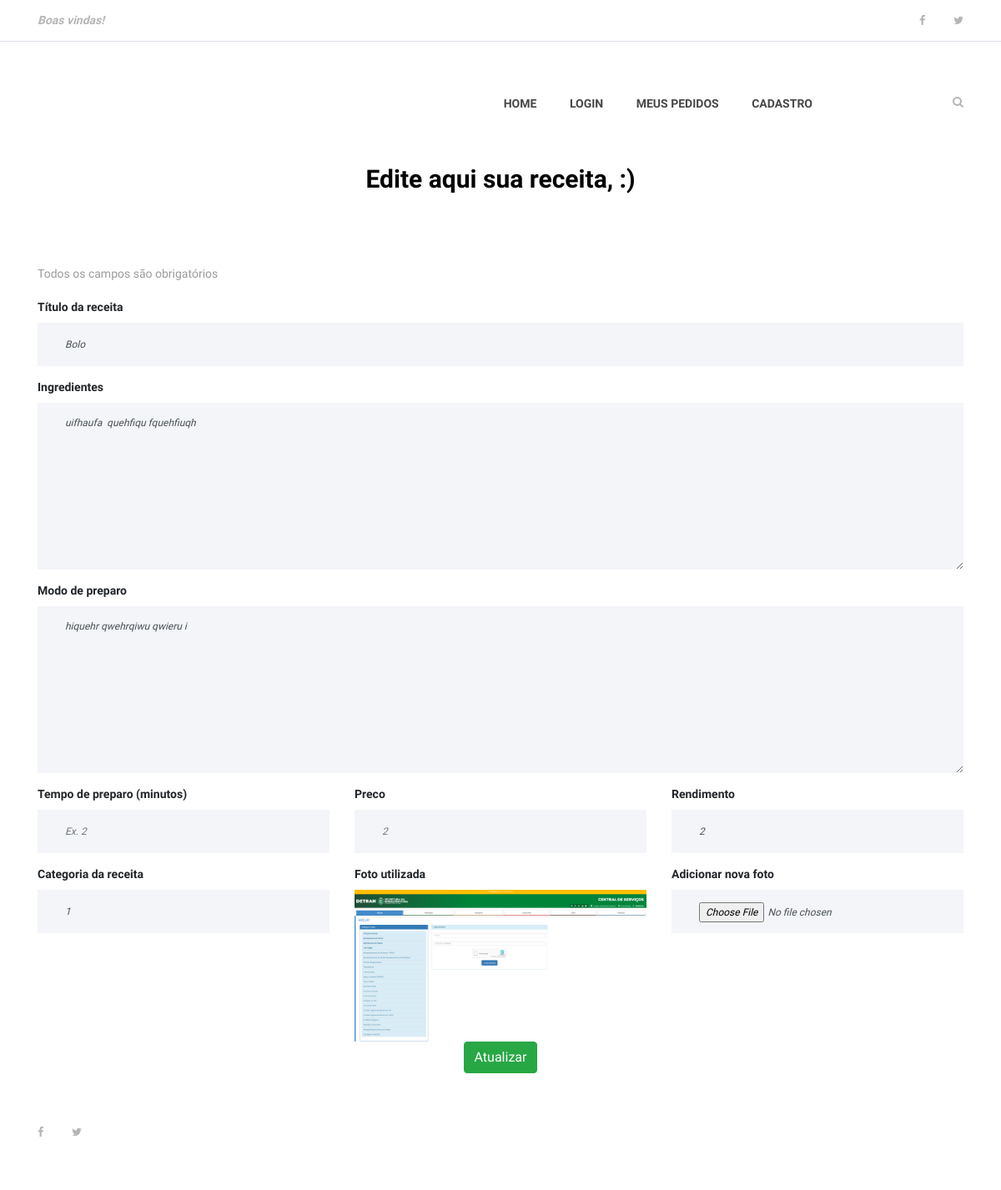
The page /users/edita/2/receita on the database as committed earlier.
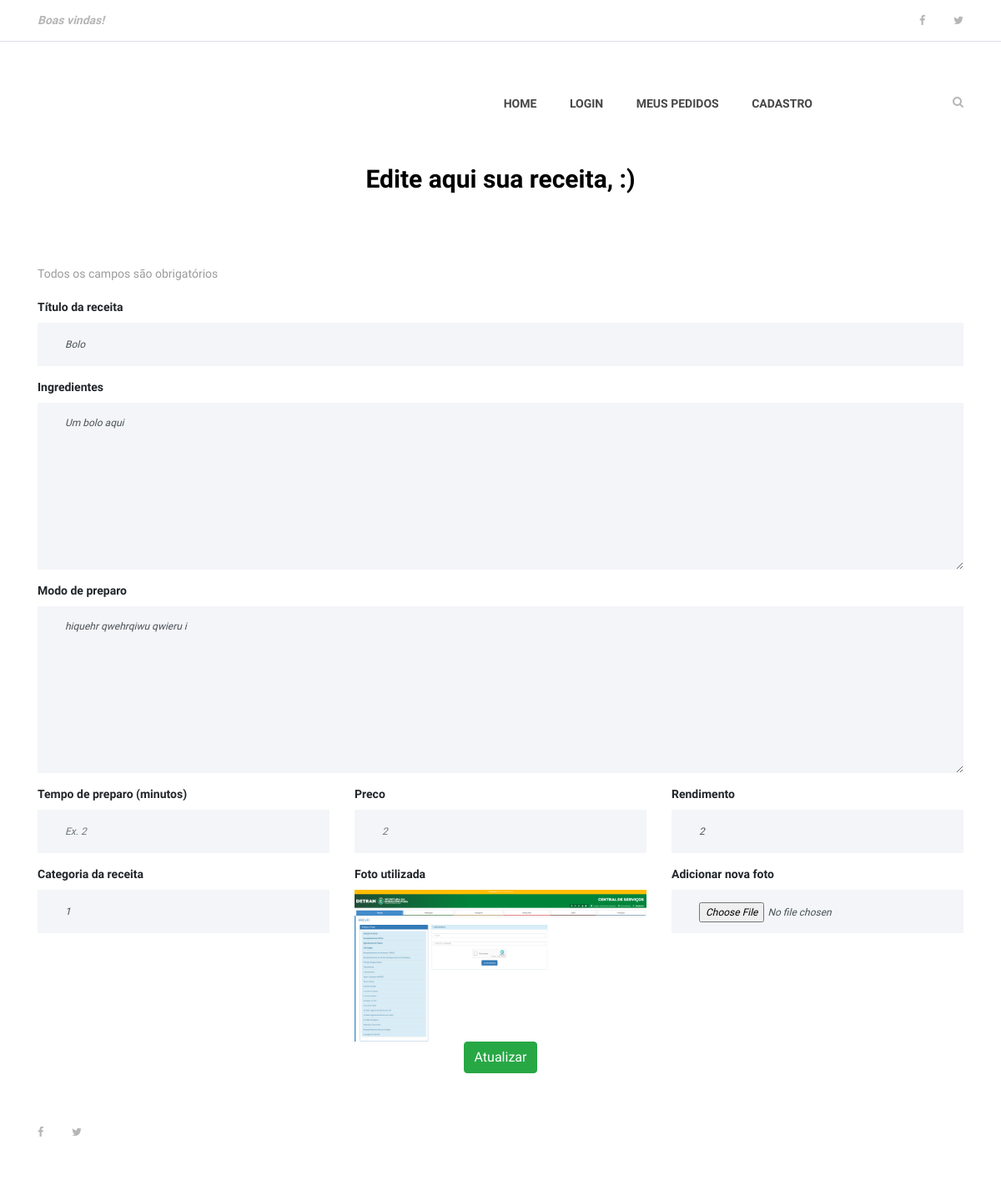
The same page on the database as committed later.
### receitas/models.py (models this page shows, shortened)
class Receita(models.Model):
    nome_receita = models.CharField(max_length=255)
    ingredientes = models.TextField()
    modo_de_preparo = models.TextField()
    tempo_preparo = models.IntegerField()
    rendimento = models.CharField(max_length=100)
    categoria = models.CharField(max_length=100)
    data_receita = models.DateTimeField(default=datetime.now, blank=True)
    publicada = models.BooleanField(default=False)
    foto_receita = models.ImageField(
        upload_to='fotos/%d/%m/%Y', blank='True')
    preco = models.DecimalField(max_digits=4, decimal_places=2)
    pessoa = models.ForeignKey(User, on_delete=models.CASCADE)

### users/views.py (the view)
def edita_receita(request, receita_id):
    receita = get_object_or_404(Receita, pk=receita_id)
    receita_a_editar = {'receita': receita}
    return render(request, 'users/edita_receita.html', receita_a_editar)

### templates/users/edita_receita.html (shortened to what this page needs)
{% extends 'base.html' %}
{% load static %}
{% block content %}
{% include 'partials/menu.html' %}
<div class="contact-area section-padding">
    <div class="container">
        <div class="row">
            <div class="col-12">
                <div class="section-heading">
                    <h3>Edite aqui sua receita, {{ user.username }} :)</h3>
                </div>
            </div>
        </div>
        <div class="row">
            <div class="col-12">
            <p>Todos os campos são obrigatórios</p>
                <div class="contact-form-area">
                    <form action="{% url 'atualiza_receita'%}" method="post" enctype="multipart/form-data">
                        <div class="row">
                            <div class="col-12 col-lg-12">
                                <label for="nome_receita"><b>Título da receita</b></label>
                                <input type="text" id="nome_receita" class="form-control" name="nome_receita" placeholder="Ex. Suco de limão" value="{{receita.nome_receita}}" required>
                            </div>
                            <div class="col-12">
                                <label for="file"><b>Ingredientes</b></label>
                                <textarea class="form-control" name="ingredientes" cols="30" rows="10" placeholder="Ex. 2 Limões &#10;200ml de água" required>{{receita.ingredientes}}</textarea>
                            </div>
                            <div class="col-12">
                                <label for="file"><b>Modo de preparo</b></label>
                                <textarea class="form-control" name="modo_de_preparo" cols="30" rows="10" placeholder="Ex. Corte o limão com cuidado e exprema no copo  &#10;Misture com a água e sirva." required>{{receita.modo_de_preparo}}</textarea>
                            </div>
                            <div class="col-12 col-lg-4">
                                <label for="file"><b>Tempo de preparo (minutos)</b></label>
                                <input type="number" class="form-control" name="tempo_preparo" placeholder="Ex. 2" value="{{receita.tempo_de_preparo}}" required>
                            </div>
                            <div class="col-12 col-lg-4">
                                <label for="file"><b>Preco</b></label>
                                <input type="number" class="form-control" name="preco" placeholder="2" value="{{receita.preco}}" required>
                            </div>
                            <div class="col-12 col-lg-4">
                                <label for="file"><b>Rendimento</b></label>
                                <input type="text" class="form-control" name="rendimento" placeholder="Ex. serve 1 pessoa" value="{{receita.rendimento}}" required>
                            </div>
                            <div class="col-12 col-lg-4">
                                <label for="file"><b>Categoria da receita</b></label>
                                <input type="text" class="form-control" name="categoria" placeholder="Ex. Sucos e bebidas" value="{{receita.categoria}}"required>
                            </div>
                            <div class="col-12 col-lg-4">
                                <label for="file"><b>Foto utilizada</b></label>
                                <img src="{{ receita.foto_receita.url }}" alt="">
                            </div>
                            <div class="col-12 col-lg-4">
                                <label for="file"><b>Adicionar nova foto</b></label>
                                <input type="file" class="form-control" name="foto_receita">
                            </div>
                            <div class="col-12 text-center">
                                <button class="btn btn-success" type="submit">Atualizar</button>
                            </div>
                        </div>
                    </form>
                </div>
            </div>
        </div>
    </div>
</div>
{% include 'partials/footer.html' %}
{% endblock %}

Rows that differ between the two databases and show on the page:
changed Receita "Bolo": ingredientes "uifhaufa quehfiqu fquehfiuqh" → "Um bolo aqui"
